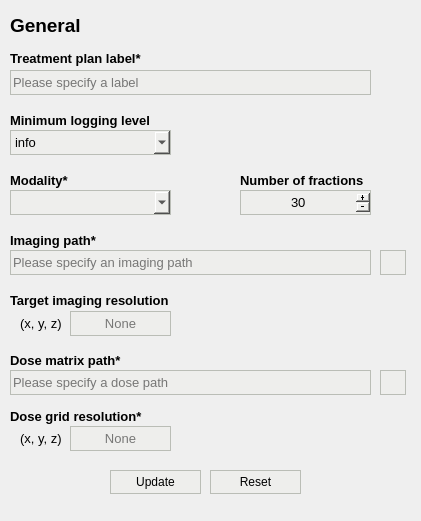
                <widget class="QWidget" name="scroll_general_content">
                 <property name="geometry">
                  <rect>
                   <x>0</x>
                   <y>0</y>
                   <width>421</width>
                   <height>521</height>
                  </rect>
                 </property>
                 <property name="styleSheet">
                  <string notr="true">border: 0px solid;</string>
                 </property>
                 <widget class="QLabel" name="plan_label">
                  <property name="geometry">
                   <rect>
                    <x>10</x>
                    <y>50</y>
                    <width>391</width>
                    <height>17</height>
                   </rect>
                  </property>
                  <property name="font">
                   <font>
                    <pointsize>10</pointsize>
                    <weight>75</weight>
                    <bold>true</bold>
                   </font>
                  </property>
                  <property name="toolTip">
                   <string>Unique identifier for the treatment plan</string>
                  </property>
                  <property name="styleSheet">
                   <string notr="true">border: 0px solid;</string>
                  </property>
                  <property name="text">
                   <string>Treatment plan label*</string>
                  </property>
                 </widget>
                 <widget class="QLineEdit" name="plan_field">
                  <property name="geometry">
                   <rect>
                    <x>10</x>
                    <y>70</y>
                    <width>361</width>
                    <height>25</height>
                   </rect>
                  </property>
                  <property name="font">
                   <font>
                    <pointsize>10</pointsize>
                   </font>
                  </property>
                  <property name="styleSheet">
                   <string notr="true">color: rgb(0, 0, 0);
background-color: rgb(238, 238, 236);
border: 1px solid;
border-color: rgb(186, 189, 182);</string>
                  </property>
                  <property name="placeholderText">
                   <string>Please specify a label</string>
                  </property>
                 </widget>
                 <widget class="QComboBox" name="log_level_field">
                  <property name="geometry">
                   <rect>
                    <x>10</x>
                    <y>130</y>
                    <width>161</width>
                    <height>25</height>
                   </rect>
                  </property>
                  <property name="font">
                   <font>
                    <pointsize>10</pointsize>
                   </font>
                  </property>
                  <property name="cursor">
                   <cursorShape>PointingHandCursor</cursorShape>
                  </property>
                  <property name="styleSheet">
                   <string notr="true">color: rgb(0, 0, 0);
background-color: rgb(238, 238, 236);
border: 1px solid;
border-color: rgb(186, 189, 182);</string>
                  </property>
                  <property name="currentText">
                   <string>info</string>
                  </property>
                  <property name="currentIndex">
                   <number>1</number>
                  </property>
                  <item>
                   <property name="text">
                    <string>debug</string>
                   </property>
                  </item>
                  <item>
                   <property name="text">
                    <string>info</string>
                   </property>
                  </item>
                  <item>
                   <property name="text">
                    <string>warning</string>
                   </property>
                  </item>
                  <item>
                   <property name="text">
                    <string>error</string>
                   </property>
                  </item>
                  <item>
                   <property name="text">
                    <string>critical</string>
                   </property>
                  </item>
                 </widget>
                 <widget class="QLabel" name="img_path_label">
                  <property name="geometry">
                   <rect>
                    <x>10</x>
                    <y>230</y>
                    <width>391</width>
                    <height>20</height>
                   </rect>
                  </property>
                  <property name="font">
                   <font>
                    <pointsize>10</pointsize>
                    <weight>75</weight>
                    <bold>true</bold>
                   </font>
                  </property>
                  <property name="toolTip">
                   <string>Path to the CT and segmentation data</string>
                  </property>
                  <property name="styleSheet">
                   <string notr="true">border: 0px solid;</string>
                  </property>
                  <property name="text">
                   <string>Imaging path*</string>
                  </property>
                 </widget>
                 <widget class="QLineEdit" name="img_path_field">
                  <property name="geometry">
                   <rect>
                    <x>10</x>
                    <y>250</y>
                    <width>361</width>
                    <height>25</height>
                   </rect>
                  </property>
                  <property name="font">
                   <font>
                    <pointsize>10</pointsize>
                   </font>
                  </property>
                  <property name="styleSheet">
                   <string notr="true">color: rgb(0, 0, 0);
background-color: rgb(238, 238, 236);
border: 1px solid;
border-color: rgb(186, 189, 182);</string>
                  </property>
                  <property name="placeholderText">
                   <string>Please specify an imaging path</string>
                  </property>
                 </widget>
                 <widget class="QToolButton" name="img_path_tbutton">
                  <property name="geometry">
                   <rect>
                    <x>380</x>
                    <y>250</y>
                    <width>26</width>
                    <height>25</height>
                   </rect>
                  </property>
                  <property name="font">
                   <font>
                    <pointsize>10</pointsize>
                   </font>
                  </property>
                  <property name="cursor">
                   <cursorShape>PointingHandCursor</cursorShape>
                  </property>
                  <property name="toolTip">
                   <string>Add the CT and segmentation data from a folder</string>
                  </property>
                  <property name="styleSheet">
                   <string notr="true">background-color: rgb(238, 238, 236);
border: 1px solid;
border-color: rgb(186, 189, 182);</string>
                  </property>
                  <property name="icon">
                   <iconset resource="assets/resources.qrc">
                    <normaloff>:/black_icons/icons_black/file-plus.svg</normaloff>:/black_icons/icons_black/file-plus.svg</iconset>
                  </property>
                  <property name="iconSize">
                   <size>
                    <width>16</width>
                    <height>16</height>
                   </size>
                  </property>
                 </widget>
                 <widget class="QLabel" name="dose_path_label">
                  <property name="geometry">
                   <rect>
                    <x>10</x>
                    <y>350</y>
                    <width>391</width>
                    <height>21</height>
                   </rect>
                  </property>
                  <property name="font">
                   <font>
                    <pointsize>10</pointsize>
                    <weight>75</weight>
                    <bold>true</bold>
                   </font>
                  </property>
                  <property name="toolTip">
                   <string>Path to the dose-influence matrix</string>
                  </property>
                  <property name="styleSheet">
                   <string notr="true">border: 0px solid;</string>
                  </property>
                  <property name="text">
                   <string>Dose matrix path*</string>
                  </property>
                 </widget>
                 <widget class="QLineEdit" name="dose_path_field">
                  <property name="geometry">
                   <rect>
                    <x>10</x>
                    <y>370</y>
                    <width>361</width>
                    <height>25</height>
                   </rect>
                  </property>
                  <property name="font">
                   <font>
                    <pointsize>10</pointsize>
                   </font>
                  </property>
                  <property name="styleSheet">
                   <string notr="true">color: rgb(0, 0, 0);
background-color: rgb(238, 238, 236);
border: 1px solid;
border-color: rgb(186, 189, 182);</string>
                  </property>
                  <property name="placeholderText">
                   <string>Please specify a dose path</string>
                  </property>
                 </widget>
                 <widget class="QLabel" name="modality_label">
                  <property name="geometry">
                   <rect>
                    <x>10</x>
                    <y>170</y>
                    <width>141</width>
                    <height>20</height>
                   </rect>
                  </property>
                  <property name="font">
                   <font>
                    <pointsize>10</pointsize>
                    <weight>75</weight>
                    <bold>true</bold>
                   </font>
                  </property>
                  <property name="toolTip">
                   <string>Modality for the patient treatment</string>
                  </property>
                  <property name="styleSheet">
                   <string notr="true">border: 0px solid;</string>
                  </property>
                  <property name="text">
                   <string>Modality*</string>
                  </property>
                 </widget>
                 <widget class="QComboBox" name="modality_field">
                  <property name="geometry">
                   <rect>
                    <x>10</x>
                    <y>190</y>
                    <width>161</width>
                    <height>25</height>
                   </rect>
                  </property>
                  <property name="font">
                   <font>
                    <pointsize>10</pointsize>
                   </font>
                  </property>
                  <property name="cursor">
                   <cursorShape>PointingHandCursor</cursorShape>
                  </property>
                  <property name="styleSheet">
                   <string notr="true">color: rgb(0, 0, 0);
background-color: rgb(238, 238, 236);
border: 1px solid;
border-color: rgb(186, 189, 182);</string>
                  </property>
                  <property name="currentText">
                   <string/>
                  </property>
                  <property name="currentIndex">
                   <number>0</number>
                  </property>
                  <property name="minimumContentsLength">
                   <number>1</number>
                  </property>
                  <item>
                   <property name="text">
                    <string/>
                   </property>
                  </item>
                  <item>
                   <property name="text">
                    <string>photon</string>
                   </property>
                  </item>
                  <item>
                   <property name="text">
                    <string>proton</string>
                   </property>
                  </item>
                 </widget>
                 <widget class="QLabel" name="nfx_label">
                  <property name="geometry">
                   <rect>
                    <x>240</x>
                    <y>170</y>
                    <width>161</width>
                    <height>20</height>
                   </rect>
                  </property>
                  <property name="font">
                   <font>
                    <pointsize>10</pointsize>
                    <weight>75</weight>
                    <bold>true</bold>
                   </font>
                  </property>
                  <property name="toolTip">
                   <string>Number of fractions according to the treatment scheme</string>
                  </property>
                  <property name="styleSheet">
                   <string notr="true">border: 0px solid;</string>
                  </property>
                  <property name="text">
                   <string>Number of fractions</string>
                  </property>
                 </widget>
                 <widget class="QSpinBox" name="nfx_field">
                  <property name="geometry">
                   <rect>
                    <x>240</x>
                    <y>190</y>
                    <width>131</width>
                    <height>25</height>
                   </rect>
                  </property>
                  <property name="font">
                   <font>
                    <pointsize>10</pointsize>
                   </font>
                  </property>
                  <property name="cursor">
                   <cursorShape>IBeamCursor</cursorShape>
                  </property>
                  <property name="styleSheet">
                   <string notr="true">color: rgb(0, 0, 0);
background-color: rgb(238, 238, 236);
border: 1px solid;
border-color: rgb(186, 189, 182);</string>
                  </property>
                  <property name="alignment">
                   <set>Qt::AlignCenter</set>
                  </property>
                  <property name="buttonSymbols">
                   <enum>QAbstractSpinBox::PlusMinus</enum>
                  </property>
                  <property name="minimum">
                   <number>1</number>
                  </property>
                  <property name="maximum">
                   <number>1000</number>
                  </property>
                  <property name="value">
                   <number>30</number>
                  </property>
                 </widget>
                 <widget class="QLabel" name="dose_res_label">
                  <property name="geometry">
                   <rect>
                    <x>10</x>
                    <y>290</y>
                    <width>391</width>
                    <height>20</height>
                   </rect>
                  </property>
                  <property name="font">
                   <font>
                    <pointsize>10</pointsize>
                    <weight>75</weight>
                    <bold>true</bold>
                   </font>
                  </property>
                  <property name="toolTip">
                   <string>Target size of the CT/segmentation [mm] per dimension</string>
                  </property>
                  <property name="styleSheet">
                   <string notr="true">border: 0px solid;</string>
                  </property>
                  <property name="text">
                   <string>Target imaging resolution</string>
                  </property>
                 </widget>
                 <widget class="QLabel" name="dose_res_x_label">
                  <property name="geometry">
                   <rect>
                    <x>20</x>
                    <y>315</y>
                    <width>51</width>
                    <height>16</height>
                   </rect>
                  </property>
                  <property name="font">
                   <font>
                    <pointsize>10</pointsize>
                   </font>
                  </property>
                  <property name="styleSheet">
                   <string notr="true">border: 0px solid;</string>
                  </property>
                  <property name="text">
                   <string>(x, y, z)</string>
                  </property>
                 </widget>
                 <widget class="QLineEdit" name="dose_res_z_field">
                  <property name="geometry">
                   <rect>
                    <x>70</x>
                    <y>311</y>
                    <width>101</width>
                    <height>25</height>
                   </rect>
                  </property>
                  <property name="font">
                   <font>
                    <pointsize>10</pointsize>
                   </font>
                  </property>
                  <property name="styleSheet">
                   <string notr="true">color: rgb(0, 0, 0);
background-color: rgb(238, 238, 236);
border: 1px solid;
border-color: rgb(186, 189, 182);</string>
                  </property>
                  <property name="text">
                   <string/>
                  </property>
                  <property name="alignment">
                   <set>Qt::AlignCenter</set>
                  </property>
                  <property name="placeholderText">
                   <string>None</string>
                  </property>
                 </widget>
                 <widget class="QToolButton" name="dose_path_tbutton">
                  <property name="geometry">
                   <rect>
                    <x>380</x>
                    <y>370</y>
                    <width>26</width>
                    <height>25</height>
                   </rect>
                  </property>
                  <property name="font">
                   <font>
                    <pointsize>10</pointsize>
                   </font>
                  </property>
                  <property name="cursor">
                   <cursorShape>PointingHandCursor</cursorShape>
                  </property>
                  <property name="toolTip">
                   <string>Add the dose-influence matrix from a folder</string>
                  </property>
                  <property name="styleSheet">
                   <string notr="true">background-color: rgb(238, 238, 236);
border: 1px solid;
border-color: rgb(186, 189, 182);</string>
                  </property>
                  <property name="icon">
                   <iconset resource="assets/resources.qrc">
                    <normaloff>:/black_icons/icons_black/file-plus.svg</normaloff>:/black_icons/icons_black/file-plus.svg</iconset>
                  </property>
                 </widget>
                 <widget class="QLabel" name="caption_general">
                  <property name="geometry">
                   <rect>
                    <x>10</x>
                    <y>10</y>
                    <width>391</width>
                    <height>31</height>
                   </rect>
                  </property>
                  <property name="font">
                   <font>
                    <pointsize>14</pointsize>
                    <weight>75</weight>
                    <bold>true</bold>
                   </font>
                  </property>
                  <property name="styleSheet">
                   <string notr="true">border: 0px solid;</string>
                  </property>
                  <property name="text">
                   <string>General</string>
                  </property>
                 </widget>
                 <widget class="QLabel" name="dose_res_label_2">
                  <property name="geometry">
                   <rect>
                    <x>10</x>
                    <y>406</y>
                    <width>391</width>
                    <height>20</height>
                   </rect>
                  </property>
                  <property name="font">
                   <font>
                    <pointsize>10</pointsize>
                    <weight>75</weight>
                    <bold>true</bold>
                   </font>
                  </property>
                  <property name="toolTip">
                   <string>Size of the dose grid in [mm] per dimension</string>
                  </property>
                  <property name="styleSheet">
                   <string notr="true">border: 0px solid;</string>
                  </property>
                  <property name="text">
                   <string>Dose grid resolution*</string>
                  </property>
                 </widget>
                 <widget class="QPushButton" name="configure_button_2">
                  <property name="geometry">
                   <rect>
                    <x>110</x>
                    <y>470</y>
                    <width>91</width>
                    <height>24</height>
                   </rect>
                  </property>
                  <property name="minimumSize">
                   <size>
                    <width>0</width>
                    <height>24</height>
                   </size>
                  </property>
                  <property name="maximumSize">
                   <size>
                    <width>16777215</width>
                    <height>40</height>
                   </size>
                  </property>
                  <property name="font">
                   <font>
                    <pointsize>9</pointsize>
                    <weight>50</weight>
                    <italic>false</italic>
                    <bold>false</bold>
                    <strikeout>false</strikeout>
                   </font>
                  </property>
                  <property name="cursor">
                   <cursorShape>PointingHandCursor</cursorShape>
                  </property>
                  <property name="toolTip">
                   <string>Update the general treatment plan parameters</string>
                  </property>
                  <property name="styleSheet">
                   <string notr="true">color: rgb(0, 0, 0);
background-color: rgb(238, 238, 236);
border: 1px solid;
border-color: rgb(186, 189, 182);</string>
                  </property>
                  <property name="text">
                   <string>Update</string>
                  </property>
                  <property name="icon">
                   <iconset resource="assets/resources.qrc">
                    <normaloff>:/green_icons/icons_green/check.svg</normaloff>:/green_icons/icons_green/check.svg</iconset>
                  </property>
                  <property name="iconSize">
                   <size>
                    <width>16</width>
                    <height>16</height>
                   </size>
                  </property>
                 </widget>
                 <widget class="QPushButton" name="configure_button_3">
                  <property name="geometry">
                   <rect>
                    <x>210</x>
                    <y>470</y>
                    <width>91</width>
                    <height>24</height>
                   </rect>
                  </property>
                  <property name="minimumSize">
                   <size>
                    <width>0</width>
                    <height>24</height>
                   </size>
                  </property>
                  <property name="maximumSize">
                   <size>
                    <width>16777215</width>
                    <height>40</height>
                   </size>
                  </property>
                  <property name="font">
                   <font>
                    <pointsize>9</pointsize>
                    <weight>50</weight>
                    <bold>false</bold>
                   </font>
                  </property>
                  <property name="cursor">
                   <cursorShape>PointingHandCursor</cursorShape>
                  </property>
                  <property name="toolTip">
                   <string>Reset the general treatment plan parameters</string>
                  </property>
                  <property name="styleSheet">
                   <string notr="true">color: rgb(0, 0, 0);
background-color: rgb(238, 238, 236);
border: 1px solid;
border-color: rgb(186, 189, 182);</string>
                  </property>
                  <property name="text">
                   <string>Reset</string>
                  </property>
                  <property name="icon">
                   <iconset resource="assets/resources.qrc">
                    <normaloff>:/red_icons/icons_red/rotate-ccw.svg</normaloff>:/red_icons/icons_red/rotate-ccw.svg</iconset>
                  </property>
                  <property name="iconSize">
                   <size>
                    <width>16</width>
                    <height>16</height>
                   </size>
                  </property>
                 </widget>
                 <widget class="QLabel" name="dose_res_label_3">
                  <property name="geometry">
                   <rect>
                    <x>10</x>
                    <y>110</y>
                    <width>391</width>
                    <height>20</height>
                   </rect>
                  </property>
                  <property name="font">
                   <font>
                    <pointsize>10</pointsize>
                    <weight>75</weight>
                    <bold>true</bold>
                   </font>
                  </property>
                  <property name="toolTip">
                   <string>Minimum logging level for which to display messages to the console</string>
                  </property>
                  <property name="styleSheet">
                   <string notr="true">border: 0px solid;</string>
                  </property>
                  <property name="text">
                   <string>Minimum logging level</string>
                  </property>
                 </widget>
                 <widget class="QLineEdit" name="dose_res_z_field_2">
                  <property name="geometry">
                   <rect>
                    <x>70</x>
                    <y>426</y>
                    <width>101</width>
                    <height>25</height>
                   </rect>
                  </property>
                  <property name="font">
                   <font>
                    <pointsize>10</pointsize>
                   </font>
                  </property>
                  <property name="styleSheet">
                   <string notr="true">color: rgb(0, 0, 0);
background-color: rgb(238, 238, 236);
border: 1px solid;
border-color: rgb(186, 189, 182);</string>
                  </property>
                  <property name="text">
                   <string/>
                  </property>
                  <property name="alignment">
                   <set>Qt::AlignCenter</set>
                  </property>
                  <property name="placeholderText">
                   <string>None</string>
                  </property>
                 </widget>
                 <widget class="QLabel" name="dose_res_x_label_2">
                  <property name="geometry">
                   <rect>
                    <x>20</x>
                    <y>430</y>
                    <width>51</width>
                    <height>16</height>
                   </rect>
                  </property>
                  <property name="font">
                   <font>
                    <pointsize>10</pointsize>
                   </font>
                  </property>
                  <property name="styleSheet">
                   <string notr="true">border: 0px solid;</string>
                  </property>
                  <property name="text">
                   <string>(x, y, z)</string>
                  </property>
                 </widget>
                 <zorder>plan_label</zorder>
                 <zorder>plan_field</zorder>
                 <zorder>log_level_field</zorder>
                 <zorder>img_path_label</zorder>
                 <zorder>img_path_field</zorder>
                 <zorder>img_path_tbutton</zorder>
                 <zorder>dose_path_label</zorder>
                 <zorder>dose_path_field</zorder>
                 <zorder>modality_label</zorder>
                 <zorder>modality_field</zorder>
                 <zorder>nfx_label</zorder>
                 <zorder>nfx_field</zorder>
                 <zorder>dose_res_label</zorder>
                 <zorder>dose_res_x_label</zorder>
                 <zorder>dose_path_tbutton</zorder>
                 <zorder>caption_general</zorder>
                 <zorder>dose_res_z_field</zorder>
                 <zorder>dose_res_label_2</zorder>
                 <zorder>configure_button_2</zorder>
                 <zorder>configure_button_3</zorder>
                 <zorder>dose_res_label_3</zorder>
                 <zorder>dose_res_z_field_2</zorder>
                 <zorder>dose_res_x_label_2</zorder>
                </widget>
